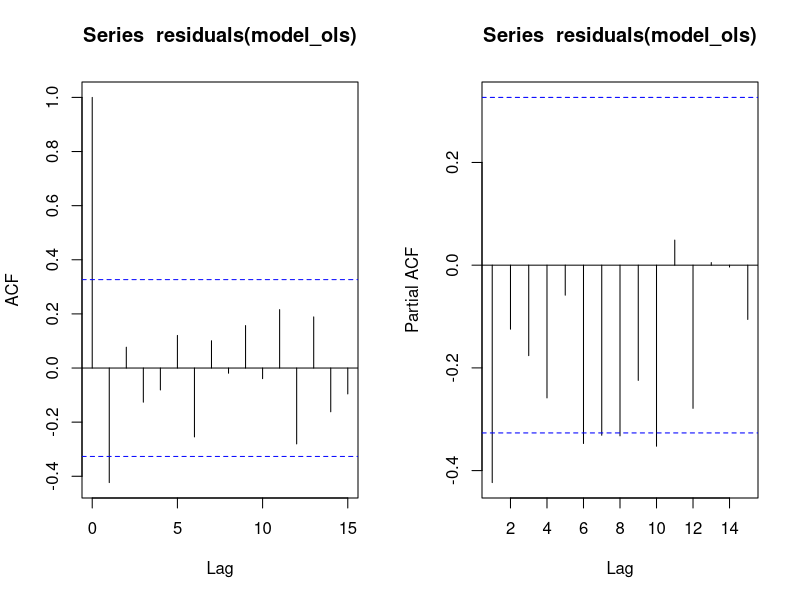
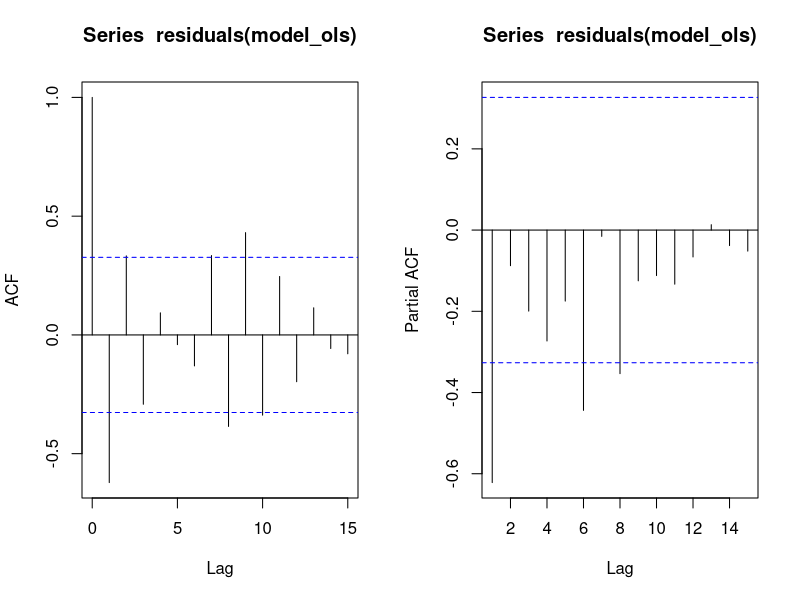
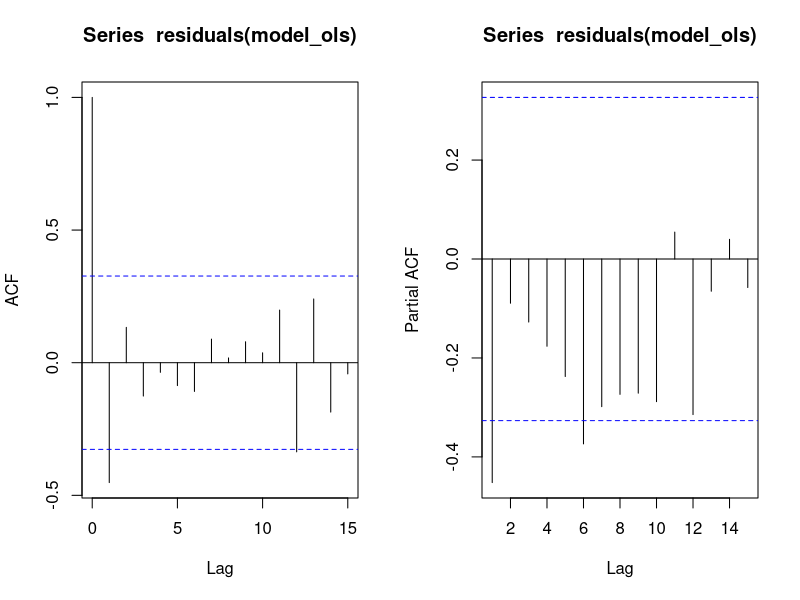
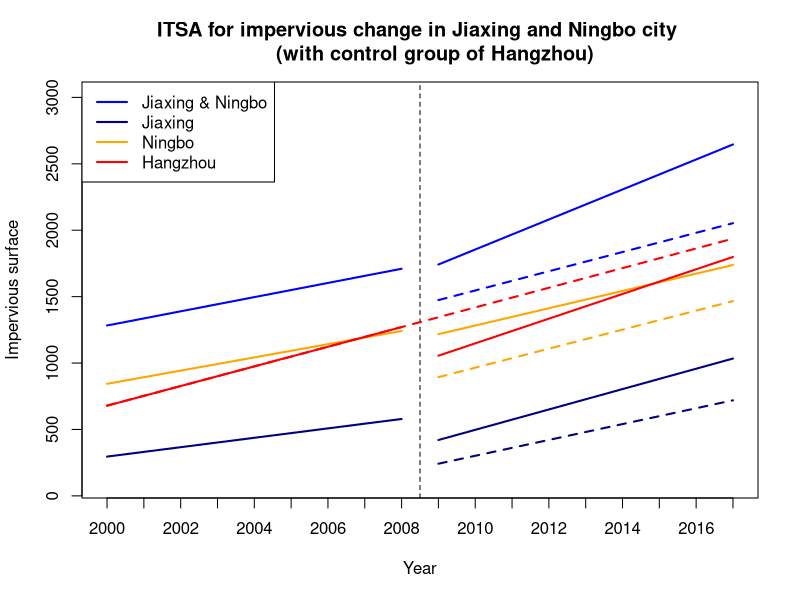

Recreate these plots in R, in order.
#########################################################################
# Interrupted Time-series Analysis on Impervious land in bridge-connected cities
# Yuting Zou
# March 2020
#########################################################################

########################## Part1: Set the script environment and workspace ##############################
# Load library what is needed later
install.packages("car")
library(car)
library(nlme)

#Set the workspace for the data file
setwd('D:/college/Thesis/R code/data/InterruptedTime-seriesAnalysis/ITSA_LULC')

#################################### Part2: Load data from the file #####################################
# Load data from data file
dataJNHZ <- read.csv('IPJNHZV3.csv',header = T)
dataJXHZ <- read.csv('IPJXHZV3.csv',header = T)
dataNBHZ <- read.csv('IPNBHZV3.csv',header = T)

############################################# Part3: Initial Plot #######################################
# # Plot the time series for the Impervious Surface area in Jiaxing
# plot(dataJNHZ$time[1:18],dataJNHZ$IP[1:18],
#      ylab = "Impervious surface for Jiaxing and Ningbo",
#      ylim = c(0,2800),
#      xlab = 'Year',
#      type = 'l',
#      col = 'blue',
#      xaxt = 'n',
#      main = 'Area change of Impervious Surface in Jiaxing & Ningbo and Hangzhou 
#      from 2000-2017')
# 
# # Add in control group Impervious surface area in Hangzhou
# points(dataJNHZ$time[19:36],dataJNHZ$IP[19:36],
#        type = 'l',
#        col = 'red')
# 
# # Add in legend
# legend("bottomright",legend = c('Jiaxing & Ningbo','Hangzhou'),
#        col = c('blue', 'red'), pch = 20)
# 
# # Add x-axies year labels
# axis(1, at = 1:18, labels = dataJNHZ$year[1:18])
# 
# # Add individual point for the figure
# points(dataJNHZ$time[1:18],dataJNHZ$IP[1:18],
#        col = 'blue',
#        pch = 20)
# 
# points(dataJNHZ$time[19:36], dataJNHZ$IP[19:36],
#        col = 'red',
#        pch = 20)
# 
# # Lable the time when the bridge is open to traffic
# abline(v = 9.5,lty = 2)
# 
# # Add in legend
# legend("bottomright",legend = c('Jiaxing & Ningbo','Hangzhou'),
#        col = c('blue', 'red'), pch = 20)

#################################### Part 4: Preliminary Analysis ######################################
#Jiaxing & Ningbo
# Standard OLS regression model
model_ols <- lm(IP ~ time + NBJX + NBJXtime + level + trend + NBJXlevel + NBJXtrend, data = dataJNHZ)
summary(model_ols)
confint(model_ols)
# ACF plots
par(mfrow = c(1,2),ask = F)
acf(residuals(model_ols))
acf(residuals(model_ols),type = 'partial')

#Jiaxing
# Standard OLS regression model
model_ols <- lm(IP ~ time + Jiaxing + Jiaxingtime + level + trend + Jiaxinglevel + Jiaxingtrend, data = dataJXHZ)
summary(model_ols)
confint(model_ols)
# ACF plots (p=0,q=0)
par(mfrow = c(1,2),ask = F)
acf(residuals(model_ols))
acf(residuals(model_ols),type = 'partial')

#Ningbo
# Standard OLS regression model
model_ols <- lm(IP ~ time + Ningbo + Ningbotime + level + trend + Ningbolevel + Ningbotrend, data = dataNBHZ)
summary(model_ols)
confint(model_ols)
# ACF plots
par(mfrow = c(1,2),ask = F)
acf(residuals(model_ols))
acf(residuals(model_ols),type = 'partial')
############################ Part 5: Fit the GLS regression model ######################################
#Jiaxing & Ningbo
model_q1p1 = gls(IP ~ time + NBJX + NBJXtime + level + trend + NBJXlevel + NBJXtrend,  
                 data = dataJNHZ, correlation=corARMA(q=1,p=1,form=~time|NBJX), method = 'ML')
summary(model_q1p1)
confint(model_q1p1)

# Jiaxing
model_p8q1 = gls(IP ~ time + Jiaxing + Jiaxingtime + level + trend + Jiaxinglevel + Jiaxingtrend, 
                 data = dataJXHZ, correlation=corARMA(p=8,q=1, form=~time|Jiaxing), method = 'ML')
summary(model_p8q1)
confint(model_p8q1)

#Ningbo
model_p6q1 = gls(IP ~ time + Ningbo + Ningbotime + level + trend + Ningbolevel + Ningbotrend, 
                 data = dataNBHZ, correlation=corARMA(p=6,q=1,form=~time|Ningbo),method = 'ML')
summary(model_p6q1)
confint(model_p6q1)
####################################### Part 6: Diagnostic tests #########################################
# # Likelihood-ratio tests to check whether the parameters of the AR process for the errors are necessary and sufficient
model_p10q1 <- update(model_q1p1,correlation=corARMA(q=1,p=10,form=~time|NBJX))
anova(model_q1p1,model_p10q1)
AIC(model_q1p1)
AIC(model_p10q1)
####################################### Part 7: Plot results ############################################
# First plot the raw data points for the Ningbo
par(mfrow=c(1,1))
plot(dataJNHZ$time[1:18],dataJNHZ$IP[1:18],
     ylim=c(100,3000),
     ylab="Impervious surface",
     xlab="Year",
     pch=20,
     col="white",
     xaxt="n",
     main = "ITSA for impervious change in Jiaxing and Ningbo city 
     (with control group of Hangzhou)")

# Add x-axis year labels
axis(1, at=1:18, labels=dataJNHZ$year[1:18])
# Label the policy change
abline(v=9.5,lty=2)

# # Add in the points for the control and intervention groups
# points(dataJNHZ$time[19:36],dataJNHZ$IP[19:36],
#        col="pink",
#        pch=20)
# points(dataJXHZ$time[1:18],dataJXHZ$IP[1:18],
#        col="navy",
#        pch=20)
# points(dataNBHZ$time[1:18],dataNBHZ$IP[1:18],
#        col="orange",
#        pch=20)

# Plot the first line segment for the intervention groups
lines(dataJNHZ$time[1:9], fitted(model_p10q1)[1:9], col="blue",lwd=2)
lines(dataJXHZ$time[1:9], fitted(model_p8q1)[1:9], col="navy",lwd=2)
lines(dataNBHZ$time[1:9], fitted(model_p6q1)[1:9], col="orange",lwd=2)

# Add the second line segment for the intervention groups
lines(dataJNHZ$time[10:18], fitted(model_p10q1)[10:18], col="blue",lwd=2)
lines(dataJXHZ$time[10:18], fitted(model_p8q1)[10:18], col="navy",lwd=2)
lines(dataNBHZ$time[10:18], fitted(model_p6q1)[10:18], col="orange",lwd=2)

# Add the counterfactual for the intervention groups
segments(10, model_p10q1$coef[1] + model_p10q1$coef[2]*10 + model_p10q1$coef[3]+model_p10q1$coef[4]*10 + 
           model_p10q1$coef[5] + model_p10q1$coef[6],
         18, model_p10q1$coef[1] + model_p10q1$coef[2]*18 + model_p10q1$coef[3]+model_p10q1$coef[4]*18 + 
           model_p10q1$coef[5] + model_p10q1$coef[6]*9,
         lty=2,col='blue',lwd=2)
segments(10, model_p8q1$coef[1] + model_p8q1$coef[2]*10 + model_p8q1$coef[3]+model_p8q1$coef[4]*10 + 
           model_p8q1$coef[5] + model_p8q1$coef[6],
         18, model_p8q1$coef[1] + model_p8q1$coef[2]*18 + model_p8q1$coef[3]+model_p8q1$coef[4]*18 + 
           model_p8q1$coef[5] + model_p8q1$coef[6]*9,
         lty=2,col='navy',lwd=2)
segments(10, model_p6q1$coef[1] + model_p6q1$coef[2]*10 + model_p6q1$coef[3]+model_p6q1$coef[4]*10 + 
           model_p6q1$coef[5] + model_p6q1$coef[6],
         18, model_p6q1$coef[1] + model_p6q1$coef[2]*18 + model_p6q1$coef[3]+model_p6q1$coef[4]*18 + 
           model_p6q1$coef[5] + model_p6q1$coef[6]*9,
         lty=2,col='orange',lwd=2)

# Plot the first line segment for the control group
lines(dataJNHZ$time[19:27], fitted(model_p10q1)[19:27], col="red",lwd=2)

# Add the second line segment for the control
lines(dataJNHZ$time[28:36], fitted(model_p10q1)[28:36], col="red",lwd=2)

# Add the counterfactual for the control group
segments(1, model_p10q1$coef[1]+model_p10q1$coef[2],
         18,model_p10q1$coef[1]+model_p10q1$coef[2]*18,
         lty=2,col='red',lwd=2)

# Add in a legend
legend("topleft", legend=c("Jiaxing & Ningbo","Jiaxing","Ningbo","Hangzhou"), col=c("blue","navy","orange","red"),lwd=2)
